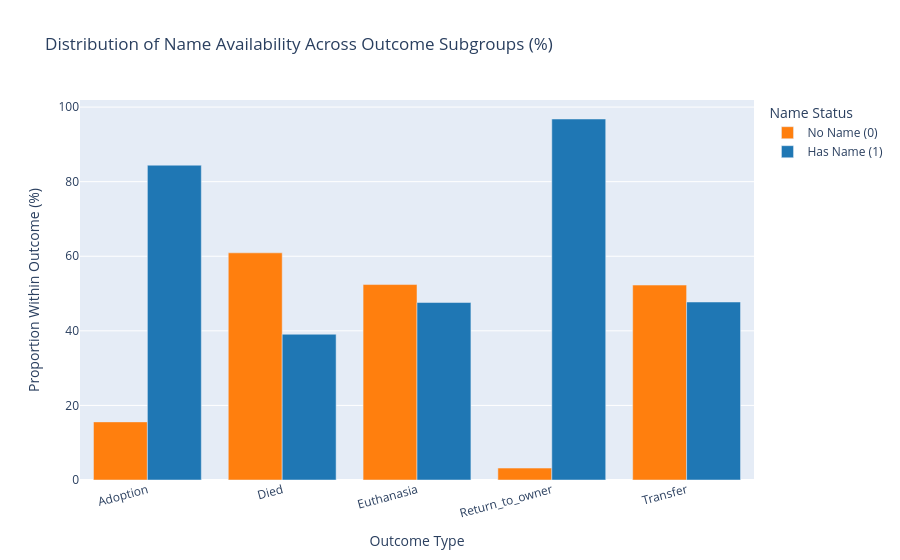

Notebook source saved alongside this figure:
### Code cell
"""
Calculate row-wise percentage distributions of name availability within each 
outcome category. Melt the table into a long format and plot a grouped bar chart 
to evaluate the predictive impact of animal names on shelter outcomes.
"""
name_outcome_pct = (
    pd.crosstab(
        train_transformed["OutcomeType"],
        train_transformed["has_name"],
        normalize="index",
    )
    * 100
).reset_index()
name_outcome_pct.columns = ["OutcomeType", "No Name (0)", "Has Name (1)"]

name_melted = name_outcome_pct.melt(
    id_vars="OutcomeType", var_name="Name Status", value_name="Percentage (%)"
)

fig3 = px.bar(
    name_melted,
    x="OutcomeType",
    y="Percentage (%)",
    color="Name Status",
    barmode="group",
    title="Distribution of Name Availability Across Outcome Subgroups (%)",
    labels={
        "OutcomeType": "Outcome Type",
        "Percentage (%)": "Proportion Within Outcome (%)",
    },
    color_discrete_sequence=["#ff7f0e", "#1f77b4"],
)
fig3.update_layout(xaxis_tickangle=-15)
fig3.show()

### Figure 1 — Plotly figure (JSON) as saved in the notebook; plotly's stock layout.template omitted (floating-point values rounded to 4 significant figures)
{"data": [{"alignmentgroup": "True", "hovertemplate": "Name Status=No Name (0)<br>Outcome Type=%{x}<br>Proportion Within Outcome (%)=%{y}<extra></extra>", "legendgroup": "No Name (0)", "marker": {"color": "#ff7f0e", "pattern": {"shape": ""}}, "name": "No Name (0)", "offsetgroup": "No Name (0)", "orientation": "v", "showlegend": true, "textposition": "auto", "type": "bar", "x": ["Adoption", "Died", "Euthanasia", "Return_to_owner", "Transfer"], "xaxis": "x", "y": [15.58, 60.91, 52.41, 3.197, 52.27], "yaxis": "y"}, {"alignmentgroup": "True", "hovertemplate": "Name Status=Has Name (1)<br>Outcome Type=%{x}<br>Proportion Within Outcome (%)=%{y}<extra></extra>", "legendgroup": "Has Name (1)", "marker": {"color": "#1f77b4", "pattern": {"shape": ""}}, "name": "Has Name (1)", "offsetgroup": "Has Name (1)", "orientation": "v", "showlegend": true, "textposition": "auto", "type": "bar", "x": ["Adoption", "Died", "Euthanasia", "Return_to_owner", "Transfer"], "xaxis": "x", "y": [84.42, 39.09, 47.59, 96.8, 47.73], "yaxis": "y"}], "layout": {"barmode": "group", "legend": {"title": {"text": "Name Status"}, "tracegroupgap": 0}, "title": {"text": "Distribution of Name Availability Across Outcome Subgroups (%)"}, "xaxis": {"anchor": "y", "domain": [0, 1], "tickangle": -15, "title": {"text": "Outcome Type"}}, "yaxis": {"anchor": "x", "domain": [0, 1], "title": {"text": "Proportion Within Outcome (%)"}}}}
